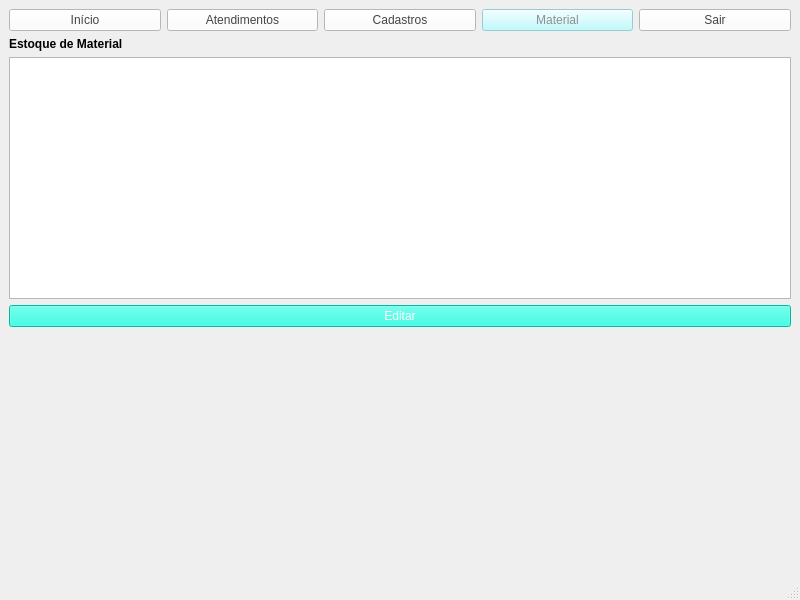
<?xml version="1.0" encoding="UTF-8"?>
<ui version="4.0">
 <class>ADM_material</class>
 <widget class="QMainWindow" name="ADM_material">
  <property name="geometry">
   <rect>
    <x>0</x>
    <y>0</y>
    <width>800</width>
    <height>600</height>
   </rect>
  </property>
  <property name="windowTitle">
   <string>MainWindow</string>
  </property>
  <widget class="QWidget" name="centralwidget">
   <layout class="QVBoxLayout" name="verticalLayout">
    <item>
     <layout class="QHBoxLayout" name="horizontalLayout_6">
      <item>
       <widget class="QPushButton" name="botaoInicio">
        <property name="styleSheet">
         <string notr="true">QPushButton { 
color: rgb(68, 68, 68);
background-color: rgb(255, 255, 255);
border-color: rgb(48, 245, 255);
}

QPushButton:pressed { 
color: rgb(68, 68, 68);
background-color: rgb(170, 255, 255);
border-color: rgb(48, 245, 255);
}</string>
        </property>
        <property name="text">
         <string>Início</string>
        </property>
       </widget>
      </item>
      <item>
       <widget class="QPushButton" name="botaoAtendimentos">
        <property name="styleSheet">
         <string notr="true">QPushButton { 
color: rgb(68, 68, 68);
background-color: rgb(255, 255, 255);
border-color: rgb(48, 245, 255);
}

QPushButton:pressed { 
color: rgb(68, 68, 68);
background-color: rgb(170, 255, 255);
border-color: rgb(48, 245, 255);
}</string>
        </property>
        <property name="text">
         <string>Atendimentos</string>
        </property>
       </widget>
      </item>
      <item>
       <widget class="QPushButton" name="botaoCadastros">
        <property name="styleSheet">
         <string notr="true">QPushButton { 
color: rgb(68, 68, 68);
background-color: rgb(255, 255, 255);
border-color: rgb(48, 245, 255);
}

QPushButton:pressed { 
color: rgb(68, 68, 68);
background-color: rgb(170, 255, 255);
border-color: rgb(48, 245, 255);
}</string>
        </property>
        <property name="text">
         <string>Cadastros</string>
        </property>
       </widget>
      </item>
      <item>
       <widget class="QPushButton" name="botaoMaterial">
        <property name="enabled">
         <bool>false</bool>
        </property>
        <property name="styleSheet">
         <string notr="true">color: rgb(144, 144, 144);
background-color: rgb(176, 251, 255);
border-color: rgb(48, 245, 255);
</string>
        </property>
        <property name="text">
         <string>Material</string>
        </property>
       </widget>
      </item>
      <item>
       <widget class="QPushButton" name="botaoSair">
        <property name="styleSheet">
         <string notr="true">QPushButton { 
color: rgb(68, 68, 68);
background-color: rgb(255, 255, 255);
border-color: rgb(48, 245, 255);
}

QPushButton:pressed { 
color: rgb(68, 68, 68);
background-color: rgb(170, 255, 255);
border-color: rgb(48, 245, 255);
}</string>
        </property>
        <property name="text">
         <string>Sair</string>
        </property>
       </widget>
      </item>
     </layout>
    </item>
    <item>
     <widget class="QLabel" name="label">
      <property name="font">
       <font>
        <bold>true</bold>
       </font>
      </property>
      <property name="text">
       <string>Estoque de Material</string>
      </property>
     </widget>
    </item>
    <item>
     <widget class="QTableWidget" name="tw_Material"/>
    </item>
    <item>
     <widget class="QPushButton" name="botaoEditar">
      <property name="styleSheet">
       <string notr="true">color: rgb(255, 255, 255);
background-color: rgb(7, 255, 226);
border-color: rgb(48, 245, 255);
</string>
      </property>
      <property name="text">
       <string>Editar</string>
      </property>
     </widget>
    </item>
    <item>
     <layout class="QVBoxLayout" name="verticalLayout_2"/>
    </item>
    <item>
     <layout class="QHBoxLayout" name="horizontalLayout_5"/>
    </item>
    <item>
     <spacer name="verticalSpacer">
      <property name="orientation">
       <enum>Qt::Orientation::Vertical</enum>
      </property>
      <property name="sizeHint" stdset="0">
       <size>
        <width>20</width>
        <height>40</height>
       </size>
      </property>
     </spacer>
    </item>
   </layout>
  </widget>
  <widget class="QMenuBar" name="menubar">
   <property name="geometry">
    <rect>
     <x>0</x>
     <y>0</y>
     <width>800</width>
     <height>21</height>
    </rect>
   </property>
  </widget>
  <widget class="QStatusBar" name="statusbar"/>
 </widget>
 <resources/>
 <connections/>
</ui>
